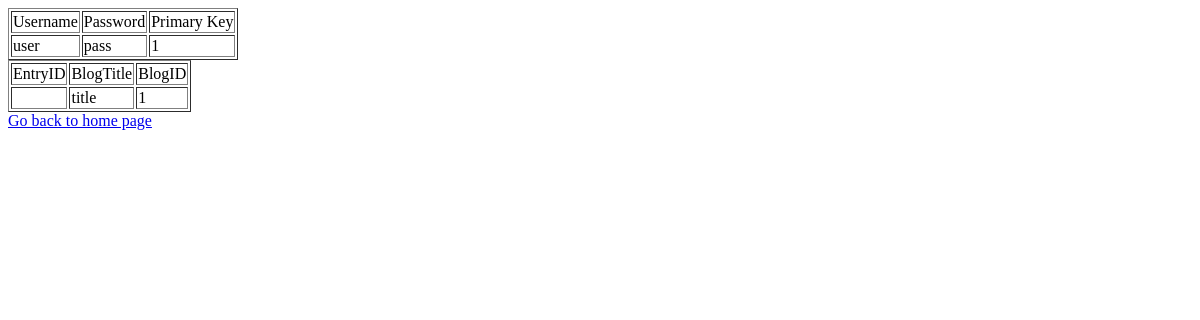
/list, run on an earlier commit of the app's database.
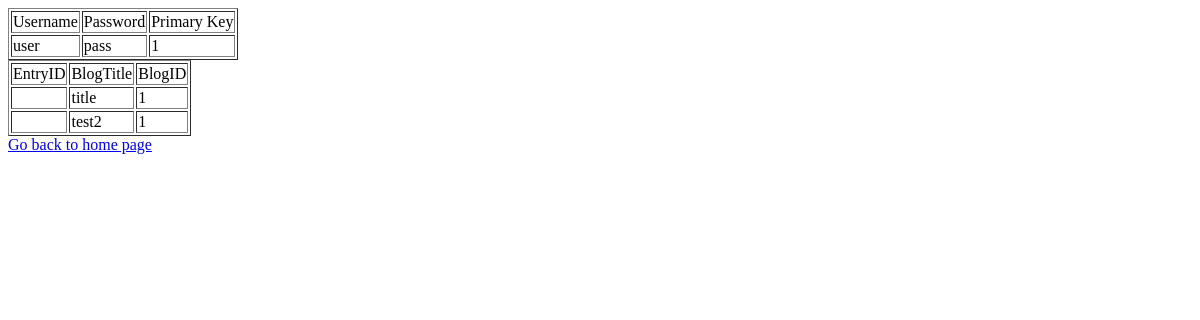
And on a later commit of the database.
### tables this page shows
CREATE TABLE userinfo (username TEXT, password TEXT, BlogID INTEGER PRIMARY KEY);

CREATE TABLE bloginfo (BlogTitle TEXT, BlogID INTEGER, CONSTRAINT fk_userinfo FOREIGN KEY(BlogID) REFERENCES userinfo(BlogID));

### __init__.py (the view)
@app.route('/list')
def list():
   con = sqlite3.connect(DB_FILE)
   con.row_factory = sqlite3.Row
   cur = con.cursor()
   cur.execute("select * from userinfo")
   rows = cur.fetchall()
   c = con.cursor()
   c.execute("select * from bloginfo")
   blog = c.fetchall()
   return render_template("list.html",rows = rows, blog = blog)

### templates/list.html
<!doctype html>
<html>
   <body>
      <table border = 1>
         <thead>
            <td>Username</td>
            <td>Password</td>
            <td>Primary Key</td>
         </thead>
         {% for row in rows %}
            <tr>
               <td>{{row["username"]}}</td>
               <td>{{row["password"]}}</td>
               <td>{{row["BlogID"]}}</td>
            </tr>
         {% endfor %}
      </table>
      <table border = 1>
         <thead>
            <td>EntryID</td>
            <td>BlogTitle</td>
            <td>BlogID</td>
         </thead>
         {% for row in blog %}
            <tr>
               <td>{{row["EntryID"]}}</td>
               <td>{{row["BlogTitle"]}}</td>
               <td>{{row["BlogID"]}}</td>
            </tr>
         {% endfor %}
      </table>
      <a href = "/">Go back to home page</a>
   </body>
</html>

What changed in the data, as far as the page shows it:
added bloginfo: BlogTitle "test2", BlogID "1"
